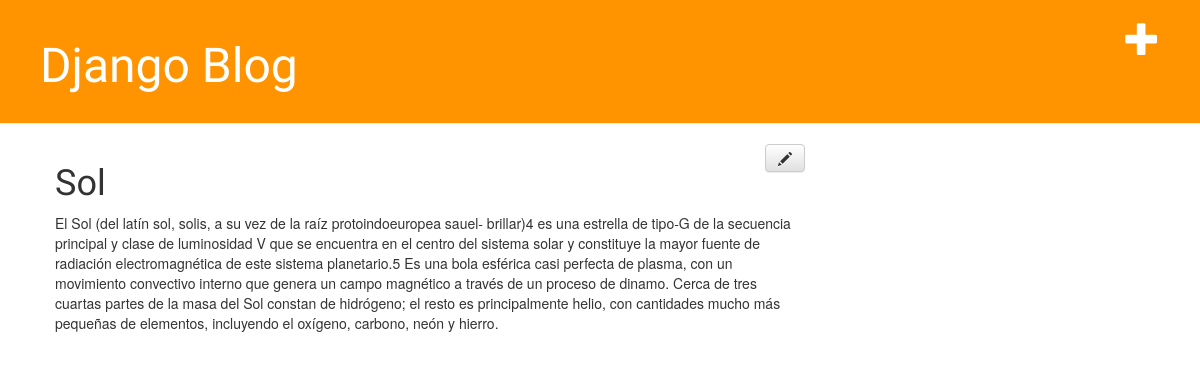
The app's page /post/3/, older data.
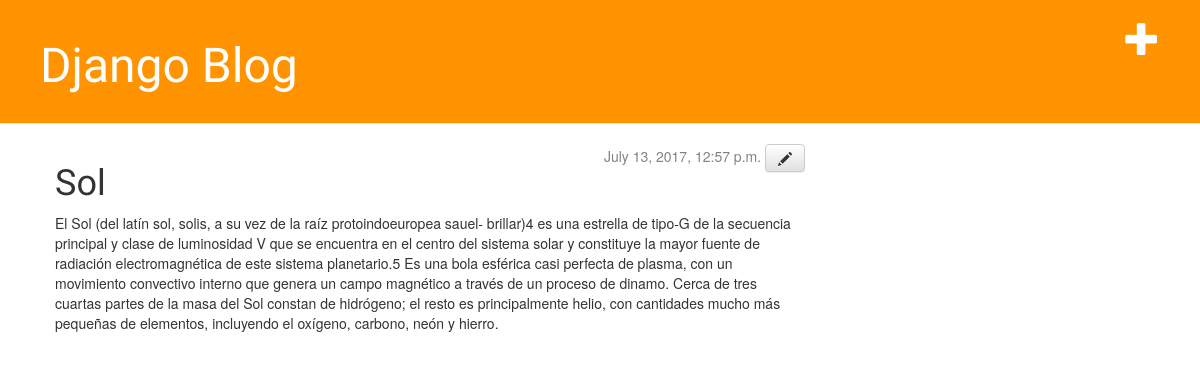
The same page, newer data.
### blog/models.py (models this page shows, shortened)
class Post(models.Model):
    author = models.ForeignKey('auth.User')
    title = models.CharField(max_length=200)
    text = models.TextField()
    created_date = models.DateTimeField(default=timezone.now)
    published_date = models.DateTimeField(blank=True, null=True)

### blog/views.py (the view)
# urls.py: url(r'^post/(?P<pk>[0-9]+)/$', views.post_detail),
def post_detail(request, pk):
    post = get_object_or_404(Post, pk=pk)
    return render(request, 'blog/post_detail.html', {'post': post})

### blog/templates/blog/post_detail.html
{% extends 'blog/base.html' %}
{% block content %}
    <div class="date">
    {% if post.published_date %}
        {{ post.published_date }}
    {% endif %}
    <a class="btn btn-default" href="{% url 'post_edit' pk=post.pk %}"><span class="glyphicon glyphicon-pencil"></span></a>
    </div>
    <h1>{{ post.title }}</h1>
    <p>{{ post.text|linebreaksbr }}</p>
{% endblock %}

### blog/templates/blog/base.html (shortened to what this page needs)
{% load staticfiles %}
<html>
    <head>
        <link rel="stylesheet" href="//maxcdn.bootstrapcdn.com/bootstrap/3.2.0/css/bootstrap.min.css">
        <link rel="stylesheet" href="//maxcdn.bootstrapcdn.com/bootstrap/3.2.0/css/bootstrap-theme.min.css">
        <link rel="stylesheet" href="{% static 'css/blog.css' %}">
    </head>
    <body>
        <div class="page-header">
            <a href="{% url 'blog.views.post_new' %}" class="top-menu"><span class="glyphicon glyphicon-plus"></span></a>
            <h1><a href="/">Django Blog</a></h1>
        </div>
        <div class="content container">
            <div class="row">
                <div class="col-md-8">
                {% block content %}
                {% endblock %}
                </div>
            </div>
        </div>
    </body>
</html>

### blog/static/css/blog.css (style rules this page uses)
.page-header { background-color: #ff9400; margin-top: 0; padding: 20px 20px 20px 40px; }
.page-header h1, .page-header h1 a, .page-header h1 a:visited, .page-header h1 a:active { color: #ffffff; font-size: 36pt; text-decoration: none; }
.content { margin-left: 40px; }
h1, h2, h3, h4 { font-family: 'Lobster', cursive; }
.date { float: right; color: #828282; }
.top-menu, .top-menu:hover, .top-menu:visited { color: #ffffff; float: right; font-size: 26pt; margin-right: 20px; }

Row changes from the older to the newer data that the page shows:
changed Post "Sol": published_date (not shown) → "July 13, 2017, 12:57 p.m."
